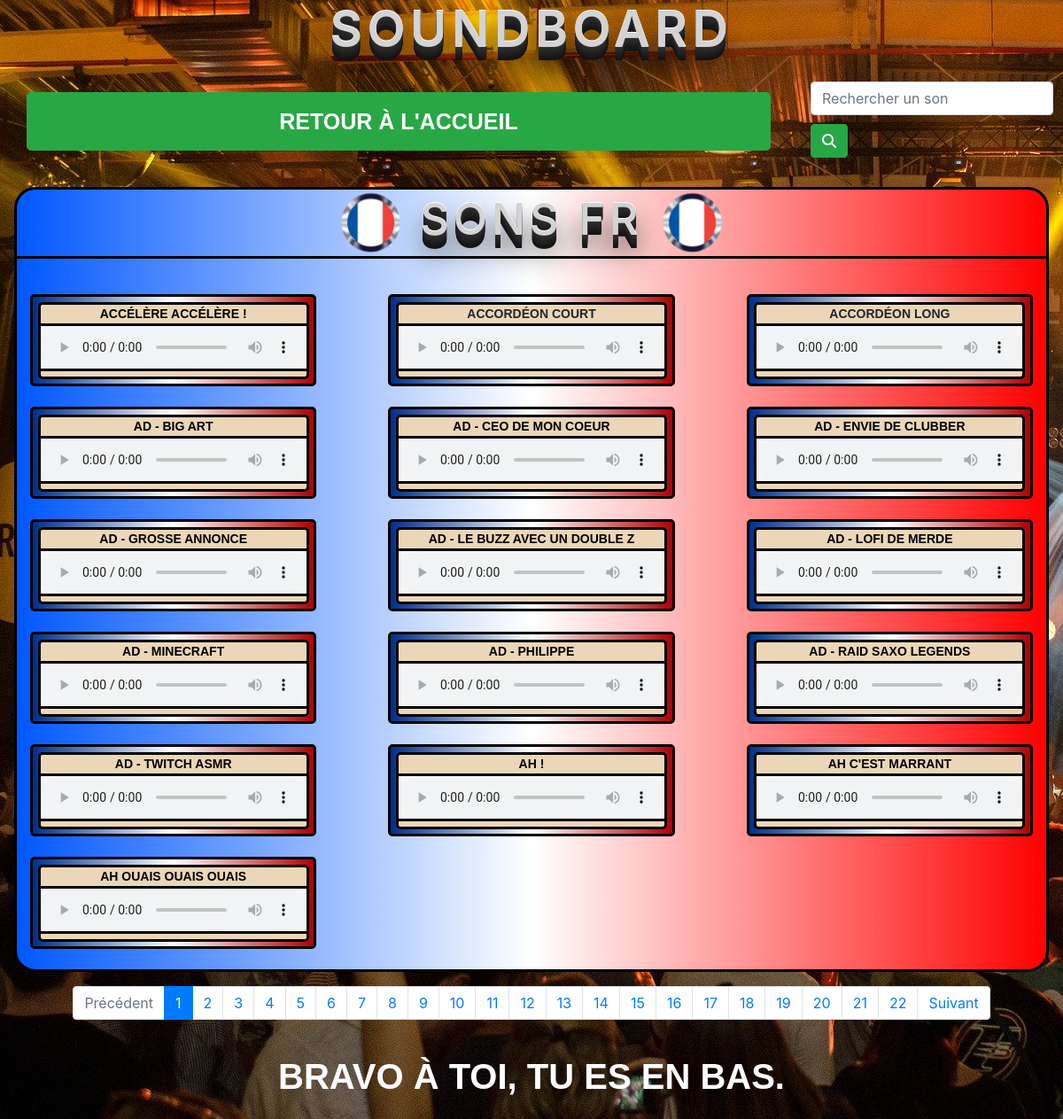
The app's page /soundfr.php with its own data.
### tables this page shows
CREATE TABLE `soundfr` (
  `ID` int(10) UNSIGNED NOT NULL,
  `Nom` varchar(255) NOT NULL,
  `Son` varchar(255) NOT NULL,
  `keywords` text NOT NULL,
  `source` text NOT NULL
);

### soundfr.php (the view, shortened to what this page needs)
<?php
$pdo =new PDO('mysql:host=localhost; dbname=sbp; charset=utf8','root','');
$pdo->setAttribute(PDO::ATTR_ERRMODE, PDO::ERRMODE_EXCEPTION);
if(isset($_POST['search'])){
	$stmt = $pdo->prepare("SELECT * FROM `soundfr` WHERE `Nom` LIKE ? OR `keywords` LIKE ? ORDER BY Nom ASC");
	$stmt->execute([
	"%" . $_POST['search'] . "%",
	"%" . $_POST['search'] . "%"
	]);
	$resultsfr = $stmt->fetchAll(PDO::FETCH_ASSOC);
}
else{
	$page = isset($_GET['page']) ? (int)$_GET['page'] : 1;
	$perPage = 16;
	$beggin = ($page > 1) ? ($page * $perPage) - $perPage : 0;
	$nom = $pdo->prepare("SELECT SQL_CALC_FOUND_ROWS Nom, Son, source FROM soundfr ORDER BY Nom ASC LIMIT {$beggin} , {$perPage}");
	$nom->execute();
	$nom= $nom->fetchAll(PDO::FETCH_ASSOC);
	$total = $pdo->query("SELECT FOUND_ROWS() as total ")->fetch()['total'] ;
	$pages = ceil($total / $perPage);
}
	$n = 1;
?>
<!DOCTYPE html>
<html lang="fr">
<head>
	<link
			rel="stylesheet"
			href="https://stackpath.bootstrapcdn.com/bootstrap/4.4.1/css/bootstrap.min.css"
		/>
		<link rel="stylesheet" href="css/style.css" />
</head>
<body>
	<header class="container-fluid">
		<h1 id="top"><a id="top" href="index.php">Soundboard</a></h1>
	</header>
	<nav class="container-fluid">
		<div id="navbox" class="row">
			<div class= "col-9">
				<div class="container-fluid">
					<a class="btn btn-success btn-lg btn-block btnsnd returnh"
						href="index.php"
						role="button"
					>
					Retour à l'accueil
					</a>
				</div>
			</div>
			<form id="searchbox2" action="soundfr.php" class="form-inline my-2 my-lg-0 col-3" method="POST">
				<input id="searchbox" class="form-control mr-sm-2" type="search"
					name="search" placeholder="Rechercher un son" aria-label="Search" required>
				<button class="btn btn-success my-2 my-sm-0" value="search" type="submit"><i class="fas fa-search"></i></button>
			</form>
		</div>
	</nav>
	<?php
	if(isset($_POST['search'])){
		if(count($resultsfr)> 0){
			?>
				<section>
					<article class="fr fronly">
						<h2 class="sndtitle" id="searchfr"><img src="img/ecufr.png" height="75" width="75"> Sons relatifs à <?php echo($_POST['search']) ?><img src="img/ecufr.png" height="75" width="75"> </h2>
						<div class="container-fluid">
							<div class="row">
								<div class="col">
									<?php foreach ($resultsfr as $r):?>
									<div class="contsndbox fra">
										<div id="sndbox">
											<div class="col" id="sndname">	<?php if ($r['source'] != ""){ ?>
												<a class="srcvid" href="#lienvid<?=$n?>" data-toggle="modal">
												<?php echo($r['Nom']) ?>
												</a>
												<div id="lienvid<?=$n?>" class="vid modal fade" tabindex="-1" role="dialog" aria-labelledby="exampleModalCenterTitle" aria-hidden="true">
													<div class="modal-dialog modal-dialog-centered">
														<div class="modal-content">
															<iframe class="vidsrc" width="560" height="315" src="<?=$r['source']?>" frameborder="0" allow="accelerometer; autoplay; encrypted-media; gyroscope; picture-in-picture" allowfullscreen></iframe>
														</div>
													</div>
												</div>
											<?php $n++; } else echo($r['Nom']); ?>
											</div>
											<audio controls>
												<source src="SBP/SFR/<?= $r['Son']?>" type="audio/mpeg">
											</audio>
										</div>
									</div>
								<?php endforeach;?>
								</div>
							</div>
						</div>
					</article>
				</section>
				<div id="btntop" class="container-fluid">
        <a href="#top" id="myBtnfr2top" class="butcons" title="Go to top"><i class="fas fa-chevron-up"></i> GO UP </a>
      </div>
	<?php
			}
			else{
		?>
			<section class="container-fluid">
				<article id="nosearch">
					<h2 class="sndquery" id="searchfr"><img src="img/ecufr.png" height="75" width="75"> Sons relatifs à <?php echo($_POST['search']) ?><img src="img/ecufr.png" height="75" width="75"> </h2>
					<div id="noresults">
						<p>Aucun son trouvé !</p>
					</div>
				</article>
			</section>
	<?php
		}
}
	else{
	if($page <1 || $page > $pages){?>
	<section class="container-fluid">
		<article id="nosearch">
			<div id="noresults">
				<p>La page que vous demandez n'existe pas !</p>
			</div>
		</article>
	</section>
	<?php
} else {  ?>
	<section>
		<article class="fr">
			<h2 class="sndtitle" id="sndfr"><img src="img/ecufr.png" height="75" width="75"> Sons FR <img src="img/ecufr.png" height="75" width="75"></h2>
			<div class="container-fluid">
				<div class="row">
					<div class="col">
					<?php foreach($nom as $sons) : ?>
						<div class="contsndbox fra">
							<div id="sndbox">
								<div class="col" id="sndname">
								<?php if ($sons['source'] != ""){ ?>
									<a class="srcvid" href="#lienvid<?=$n?>" data-toggle="modal">
									<?php echo($sons['Nom']) ?>
									</a>
								<?php $n++; } else echo($sons['Nom']); ?>
								</div>
								<audio controls>
									<source src="SBP/SFR/<?= $sons["Son"]?>" type="audio/mpeg">
								</audio>
							</div>
						</div>
						<?php endforeach ?>
					</div>
				</div>
			</div>
		</article>
	</section>
	<nav aria-label="Page navigation example">
		<ul class="pagination pagination justify-content-center">
			<li class="page-item <?php if($page - 1 === 0){echo 'disabled';}?>">
				<a class="page-link" href="?page=<?=$page - 1;?>" tabindex="-1" aria-disabled="true">Précédent</a>
			</li>
			<?php for($x=1; $x <= $pages; $x++): ?>
			<li class="page-item <?php if($page === $x){echo 'active';} ?>"><a class="page-link" href="?page=<?=$x; ?>"><?=$x ?></a></li>
			<?php endfor; ?>
			<li class="page-item <?php if($page == $pages){echo 'disabled';}?>">
				<a class="page-link" href="?page=<?=$page + 1; ?>">Suivant</a>
			</li>
		</ul>
	</nav>
	<?php
	 }
	}
	?>
	<footer>Bravo à toi, tu es en bas.</footer>
	</body>
</html>

### css/style.css (style rules this page uses)
body { background-image: url(../img/audience-1853662_1920.jpg); }
.srcvid { color: black; }
header h1 { font-size: 3.5em; color: white; font-weight: 600; }
header { background-image: url(../img/guitar.jpg); background-position: left; padding-bottom: 1%; }
#top, .sndtitle, .sndquery { color: lightgrey; letter-spacing: 0.1em; text-shadow: 0 -1px 0 #fff, 0 1px 0 #2e2e2e, 0 2px 0 #2c2c2c, 0 3px 0 #2a2a2a, 0 4px 0 #282828, 0 5px 0 #262626, 0 6px 0 #242424, 0 7px 0 #222, 0 8px 0 #202020, 0 9px 0 #1e1e1e, 0 10px 0 #1c1c1c, 0 11px 0 #1a1a1a, 0 12px 0 #181818, 0 13px 0 #161616, 0 14px 0 #141414, 0 15px 0 #121212, 0 22px 30px rgba(0, 0, 0, 0.9); color: lightgrey; text-transform: uppercase; text-align: center; }
#navbox { display: flex; }
.btnsnd { text-align: center; font-family: 'Raleway', sans-serif; font-size: 25px; font-weight: 800; line-height: 48px; text-transform: uppercase; }
a { color: white; }
.sndtitle { font-size: 50px; border-radius: 20px 20px 0px 0px; border-bottom: solid black; margin-bottom: 0.8em; }
.col { display: flex; flex-wrap: wrap; justify-content: space-between; }
.fr { background: rgb(0, 87, 255); background: linear-gradient( 90deg, rgba(0, 87, 255, 1) 0%, rgb(255, 255, 255) 50%, rgba(255, 0, 0, 1) 100% ); border-radius: 1.5em; margin: 1em; border: solid black; }
.fra { background: rgb(0, 48, 145); background: linear-gradient( 90deg, rgb(0, 47, 141) 0%, rgb(255, 255, 255) 50%, rgb(173, 2, 2) 100% ); }
audio { border-top: solid black; border-bottom: solid black; background-color: whitesmoke; border-left: none; border-right: none; }
#sndname { justify-content: center; background-color: rgb(236, 214, 184); border-radius: 4px 4px 0px 0px; font-family: 'Raleway', sans-serif; font-size: 14px; font-weight: 800; text-transform: uppercase; }
#sndbox { border-radius: 5px; border: solid black; background-color: rgb(236, 214, 184); }
.contsndbox { padding: 0.5%; border-radius: 5px; border: solid black; margin-bottom: 2%; }
#searchbox2 { padding-bottom: 1%; }
#sndfr, #searchfr { background-image: url(../img/france-flag-1058699_1280.jpg); background-position: center; }
.returnh { margin-top: 2%; margin-bottom: 3%; }
footer { text-align: center; font-size: 40px; color: white; display: flex; justify-content: space-around; font-family: 'Raleway', sans-serif; font-weight: 800; line-height: 72px; text-transform: uppercase; padding: 1%; }

### records on screen
soundfr: Nom "ACCÉLÈRE ACCÉLÈRE !"
soundfr: Nom "ACCORDÉON COURT"
soundfr: Nom "ACCORDÉON LONG"
soundfr: Nom "AD - BIG ART"
soundfr: Nom "AD - CEO DE MON COEUR"
soundfr: Nom "AD - ENVIE DE CLUBBER"
soundfr: Nom "AD - GROSSE ANNONCE"
soundfr: Nom "AD - LE BUZZ AVEC UN DOUBLE Z"
soundfr: Nom "AD - LOFI DE MERDE"
soundfr: Nom "AD - MINECRAFT"
soundfr: Nom "AD - PHILIPPE"
soundfr: Nom "AD - RAID SAXO LEGENDS"
soundfr: Nom "AD - TWITCH ASMR"
soundfr: Nom "AH !"
soundfr: Nom "AH C'EST MARRANT"
soundfr: Nom "AH OUAIS OUAIS OUAIS"
